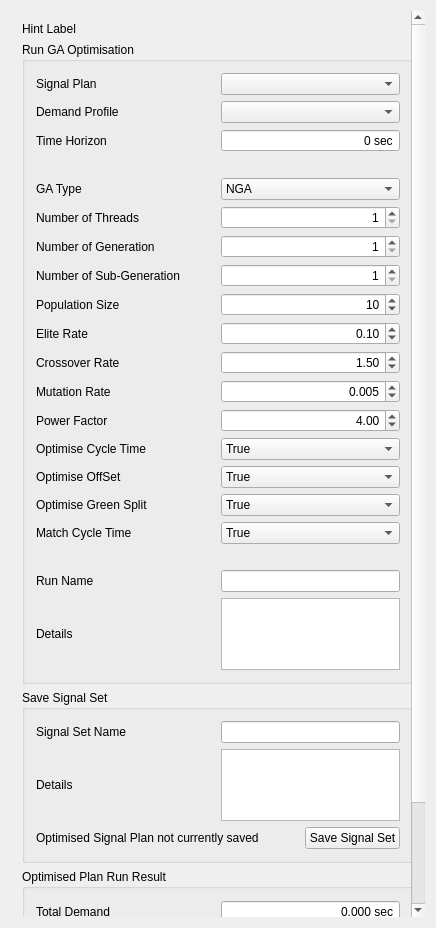
<?xml version="1.0" encoding="UTF-8"?>
<ui version="4.0">
 <class>DGASettingsPanel</class>
 <widget class="QWidget" name="DGASettingsPanel">
  <property name="geometry">
   <rect>
    <x>0</x>
    <y>0</y>
    <width>390</width>
    <height>928</height>
   </rect>
  </property>
  <property name="windowTitle">
   <string>DGASettingsPanel</string>
  </property>
  <layout class="QVBoxLayout" name="verticalLayout_3">
   <item>
    <widget class="QScrollArea" name="scrollArea">
     <property name="sizePolicy">
      <sizepolicy hsizetype="Minimum" vsizetype="MinimumExpanding">
       <horstretch>0</horstretch>
       <verstretch>0</verstretch>
      </sizepolicy>
     </property>
     <property name="frameShape">
      <enum>QFrame::NoFrame</enum>
     </property>
     <property name="horizontalScrollBarPolicy">
      <enum>Qt::ScrollBarAlwaysOff</enum>
     </property>
     <property name="sizeAdjustPolicy">
      <enum>QAbstractScrollArea::AdjustToContents</enum>
     </property>
     <property name="widgetResizable">
      <bool>true</bool>
     </property>
     <widget class="QWidget" name="scrollAreaWidgetContents">
      <property name="geometry">
       <rect>
        <x>0</x>
        <y>0</y>
        <width>372</width>
        <height>956</height>
       </rect>
      </property>
      <layout class="QVBoxLayout" name="verticalLayout_5">
       <item>
        <widget class="QLabel" name="hint_label">
         <property name="text">
          <string>Hint Label</string>
         </property>
        </widget>
       </item>
       <item>
        <widget class="QGroupBox" name="runGA_groupBox">
         <property name="sizePolicy">
          <sizepolicy hsizetype="Minimum" vsizetype="MinimumExpanding">
           <horstretch>0</horstretch>
           <verstretch>0</verstretch>
          </sizepolicy>
         </property>
         <property name="minimumSize">
          <size>
           <width>0</width>
           <height>0</height>
          </size>
         </property>
         <property name="title">
          <string>Run GA Optimisation</string>
         </property>
         <layout class="QVBoxLayout" name="verticalLayout">
          <item>
           <layout class="QGridLayout" name="InputParam_gridLayout" rowstretch="0,0,0,0,0,0,0,0,0,0,0,0,0,0,0,0,0,0,0,0" columnstretch="0,0">
            <property name="sizeConstraint">
             <enum>QLayout::SetDefaultConstraint</enum>
            </property>
            <property name="horizontalSpacing">
             <number>6</number>
            </property>
            <item row="9" column="0">
             <widget class="QLabel" name="eliteRate_label">
              <property name="sizePolicy">
               <sizepolicy hsizetype="Preferred" vsizetype="Minimum">
                <horstretch>0</horstretch>
                <verstretch>0</verstretch>
               </sizepolicy>
              </property>
              <property name="minimumSize">
               <size>
                <width>0</width>
                <height>20</height>
               </size>
              </property>
              <property name="text">
               <string>Elite Rate</string>
              </property>
             </widget>
            </item>
            <item row="8" column="1">
             <widget class="QSpinBox" name="popSize_spinBox">
              <property name="sizePolicy">
               <sizepolicy hsizetype="Minimum" vsizetype="Minimum">
                <horstretch>0</horstretch>
                <verstretch>0</verstretch>
               </sizepolicy>
              </property>
              <property name="minimumSize">
               <size>
                <width>0</width>
                <height>20</height>
               </size>
              </property>
              <property name="alignment">
               <set>Qt::AlignRight|Qt::AlignTrailing|Qt::AlignVCenter</set>
              </property>
              <property name="minimum">
               <number>1</number>
              </property>
              <property name="maximum">
               <number>1000</number>
              </property>
              <property name="value">
               <number>10</number>
              </property>
             </widget>
            </item>
            <item row="10" column="0">
             <widget class="QLabel" name="crossoverRate_label">
              <property name="sizePolicy">
               <sizepolicy hsizetype="Preferred" vsizetype="Minimum">
                <horstretch>0</horstretch>
                <verstretch>0</verstretch>
               </sizepolicy>
              </property>
              <property name="minimumSize">
               <size>
                <width>0</width>
                <height>20</height>
               </size>
              </property>
              <property name="text">
               <string>Crossover Rate</string>
              </property>
             </widget>
            </item>
            <item row="9" column="1">
             <widget class="QDoubleSpinBox" name="eliteRate_doubleSpinBox">
              <property name="sizePolicy">
               <sizepolicy hsizetype="Minimum" vsizetype="Minimum">
                <horstretch>0</horstretch>
                <verstretch>0</verstretch>
               </sizepolicy>
              </property>
              <property name="minimumSize">
               <size>
                <width>0</width>
                <height>20</height>
               </size>
              </property>
              <property name="alignment">
               <set>Qt::AlignRight|Qt::AlignTrailing|Qt::AlignVCenter</set>
              </property>
              <property name="maximum">
               <double>1.000000000000000</double>
              </property>
              <property name="value">
               <double>0.100000000000000</double>
              </property>
             </widget>
            </item>
            <item row="2" column="1">
             <widget class="QSpinBox" name="time_spinBox">
              <property name="sizePolicy">
               <sizepolicy hsizetype="Minimum" vsizetype="Minimum">
                <horstretch>0</horstretch>
                <verstretch>0</verstretch>
               </sizepolicy>
              </property>
              <property name="minimumSize">
               <size>
                <width>0</width>
                <height>20</height>
               </size>
              </property>
              <property name="alignment">
               <set>Qt::AlignRight|Qt::AlignTrailing|Qt::AlignVCenter</set>
              </property>
              <property name="readOnly">
               <bool>false</bool>
              </property>
              <property name="buttonSymbols">
               <enum>QAbstractSpinBox::NoButtons</enum>
              </property>
              <property name="suffix">
               <string> sec</string>
              </property>
              <property name="minimum">
               <number>0</number>
              </property>
              <property name="maximum">
               <number>0</number>
              </property>
             </widget>
            </item>
            <item row="8" column="0">
             <widget class="QLabel" name="popSize_label">
              <property name="sizePolicy">
               <sizepolicy hsizetype="Preferred" vsizetype="Minimum">
                <horstretch>0</horstretch>
                <verstretch>0</verstretch>
               </sizepolicy>
              </property>
              <property name="minimumSize">
               <size>
                <width>0</width>
                <height>20</height>
               </size>
              </property>
              <property name="text">
               <string>Population Size</string>
              </property>
             </widget>
            </item>
            <item row="4" column="0">
             <widget class="QLabel" name="gaType_label">
              <property name="sizePolicy">
               <sizepolicy hsizetype="Preferred" vsizetype="Minimum">
                <horstretch>0</horstretch>
                <verstretch>0</verstretch>
               </sizepolicy>
              </property>
              <property name="minimumSize">
               <size>
                <width>0</width>
                <height>20</height>
               </size>
              </property>
              <property name="text">
               <string>GA Type</string>
              </property>
             </widget>
            </item>
            <item row="0" column="0">
             <widget class="QLabel" name="SigPlanText_Label">
              <property name="sizePolicy">
               <sizepolicy hsizetype="Minimum" vsizetype="Minimum">
                <horstretch>0</horstretch>
                <verstretch>0</verstretch>
               </sizepolicy>
              </property>
              <property name="minimumSize">
               <size>
                <width>0</width>
                <height>20</height>
               </size>
              </property>
              <property name="text">
               <string>Signal Plan</string>
              </property>
             </widget>
            </item>
            <item row="17" column="0">
             <spacer name="verticalSpacer_3">
              <property name="orientation">
               <enum>Qt::Vertical</enum>
              </property>
              <property name="sizeType">
               <enum>QSizePolicy::Minimum</enum>
              </property>
              <property name="sizeHint" stdset="0">
               <size>
                <width>20</width>
                <height>20</height>
               </size>
              </property>
             </spacer>
            </item>
            <item row="13" column="0">
             <widget class="QLabel" name="optCyc_label">
              <property name="sizePolicy">
               <sizepolicy hsizetype="Preferred" vsizetype="Minimum">
                <horstretch>0</horstretch>
                <verstretch>0</verstretch>
               </sizepolicy>
              </property>
              <property name="minimumSize">
               <size>
                <width>0</width>
                <height>20</height>
               </size>
              </property>
              <property name="text">
               <string>Optimise Cycle Time</string>
              </property>
             </widget>
            </item>
            <item row="7" column="1">
             <widget class="QSpinBox" name="subGenNum_spinBox">
              <property name="sizePolicy">
               <sizepolicy hsizetype="Minimum" vsizetype="Minimum">
                <horstretch>0</horstretch>
                <verstretch>0</verstretch>
               </sizepolicy>
              </property>
              <property name="minimumSize">
               <size>
                <width>0</width>
                <height>20</height>
               </size>
              </property>
              <property name="alignment">
               <set>Qt::AlignRight|Qt::AlignTrailing|Qt::AlignVCenter</set>
              </property>
              <property name="minimum">
               <number>1</number>
              </property>
              <property name="maximum">
               <number>1000</number>
              </property>
             </widget>
            </item>
            <item row="14" column="1">
             <widget class="QComboBox" name="optOffset_comboBox">
              <property name="sizePolicy">
               <sizepolicy hsizetype="Preferred" vsizetype="Minimum">
                <horstretch>0</horstretch>
                <verstretch>0</verstretch>
               </sizepolicy>
              </property>
              <property name="minimumSize">
               <size>
                <width>0</width>
                <height>20</height>
               </size>
              </property>
              <property name="currentText">
               <string>True</string>
              </property>
              <property name="currentIndex">
               <number>1</number>
              </property>
              <item>
               <property name="text">
                <string>False</string>
               </property>
              </item>
              <item>
               <property name="text">
                <string>True</string>
               </property>
              </item>
             </widget>
            </item>
            <item row="2" column="0">
             <widget class="QLabel" name="TimeText_Label">
              <property name="sizePolicy">
               <sizepolicy hsizetype="Minimum" vsizetype="Minimum">
                <horstretch>0</horstretch>
                <verstretch>0</verstretch>
               </sizepolicy>
              </property>
              <property name="minimumSize">
               <size>
                <width>0</width>
                <height>20</height>
               </size>
              </property>
              <property name="text">
               <string>Time Horizon</string>
              </property>
             </widget>
            </item>
            <item row="7" column="0">
             <widget class="QLabel" name="subGenNum_label">
              <property name="sizePolicy">
               <sizepolicy hsizetype="Preferred" vsizetype="Minimum">
                <horstretch>0</horstretch>
                <verstretch>0</verstretch>
               </sizepolicy>
              </property>
              <property name="minimumSize">
               <size>
                <width>0</width>
                <height>20</height>
               </size>
              </property>
              <property name="text">
               <string>Number of Sub-Generation</string>
              </property>
             </widget>
            </item>
            <item row="16" column="1">
             <widget class="QComboBox" name="matchCyc_comboBox">
              <property name="sizePolicy">
               <sizepolicy hsizetype="Preferred" vsizetype="Minimum">
                <horstretch>0</horstretch>
                <verstretch>0</verstretch>
               </sizepolicy>
              </property>
              <property name="minimumSize">
               <size>
                <width>0</width>
                <height>20</height>
               </size>
              </property>
              <property name="currentText">
               <string>True</string>
              </property>
              <property name="currentIndex">
               <number>1</number>
              </property>
              <item>
               <property name="text">
                <string>False</string>
               </property>
              </item>
              <item>
               <property name="text">
                <string>True</string>
               </property>
              </item>
             </widget>
            </item>
            <item row="15" column="1">
             <widget class="QComboBox" name="optGreen_comboBox">
              <property name="sizePolicy">
               <sizepolicy hsizetype="Preferred" vsizetype="Minimum">
                <horstretch>0</horstretch>
                <verstretch>0</verstretch>
               </sizepolicy>
              </property>
              <property name="minimumSize">
               <size>
                <width>0</width>
                <height>20</height>
               </size>
              </property>
              <property name="currentText">
               <string>True</string>
              </property>
              <property name="currentIndex">
               <number>1</number>
              </property>
              <item>
               <property name="text">
                <string>False</string>
               </property>
              </item>
              <item>
               <property name="text">
                <string>True</string>
               </property>
              </item>
             </widget>
            </item>
            <item row="4" column="1">
             <widget class="QComboBox" name="gaType_comboBox">
              <property name="sizePolicy">
               <sizepolicy hsizetype="Preferred" vsizetype="Minimum">
                <horstretch>0</horstretch>
                <verstretch>0</verstretch>
               </sizepolicy>
              </property>
              <property name="minimumSize">
               <size>
                <width>0</width>
                <height>20</height>
               </size>
              </property>
              <item>
               <property name="text">
                <string>NGA</string>
               </property>
              </item>
              <item>
               <property name="text">
                <string>SGA</string>
               </property>
              </item>
             </widget>
            </item>
            <item row="6" column="0">
             <widget class="QLabel" name="genNum_label">
              <property name="sizePolicy">
               <sizepolicy hsizetype="Preferred" vsizetype="Minimum">
                <horstretch>0</horstretch>
                <verstretch>0</verstretch>
               </sizepolicy>
              </property>
              <property name="minimumSize">
               <size>
                <width>0</width>
                <height>20</height>
               </size>
              </property>
              <property name="text">
               <string>Number of Generation</string>
              </property>
             </widget>
            </item>
            <item row="16" column="0">
             <widget class="QLabel" name="matchCyc_label">
              <property name="sizePolicy">
               <sizepolicy hsizetype="Preferred" vsizetype="Minimum">
                <horstretch>0</horstretch>
                <verstretch>0</verstretch>
               </sizepolicy>
              </property>
              <property name="minimumSize">
               <size>
                <width>0</width>
                <height>20</height>
               </size>
              </property>
              <property name="text">
               <string>Match Cycle Time</string>
              </property>
             </widget>
            </item>
            <item row="18" column="0">
             <widget class="QLabel" name="NameText_Label">
              <property name="sizePolicy">
               <sizepolicy hsizetype="Minimum" vsizetype="Minimum">
                <horstretch>0</horstretch>
                <verstretch>0</verstretch>
               </sizepolicy>
              </property>
              <property name="minimumSize">
               <size>
                <width>0</width>
                <height>20</height>
               </size>
              </property>
              <property name="text">
               <string>Run Name</string>
              </property>
             </widget>
            </item>
            <item row="11" column="0">
             <widget class="QLabel" name="mutationRate_label">
              <property name="sizePolicy">
               <sizepolicy hsizetype="Preferred" vsizetype="Minimum">
                <horstretch>0</horstretch>
                <verstretch>0</verstretch>
               </sizepolicy>
              </property>
              <property name="minimumSize">
               <size>
                <width>0</width>
                <height>20</height>
               </size>
              </property>
              <property name="text">
               <string>Mutation Rate</string>
              </property>
             </widget>
            </item>
            <item row="19" column="0">
             <widget class="QLabel" name="DetailsText_Label">
              <property name="sizePolicy">
               <sizepolicy hsizetype="Minimum" vsizetype="Minimum">
                <horstretch>0</horstretch>
                <verstretch>0</verstretch>
               </sizepolicy>
              </property>
              <property name="minimumSize">
               <size>
                <width>0</width>
                <height>20</height>
               </size>
              </property>
              <property name="text">
               <string>Details</string>
              </property>
             </widget>
            </item>
            <item row="15" column="0">
             <widget class="QLabel" name="optGreen_label">
              <property name="sizePolicy">
               <sizepolicy hsizetype="Preferred" vsizetype="Minimum">
                <horstretch>0</horstretch>
                <verstretch>0</verstretch>
               </sizepolicy>
              </property>
              <property name="minimumSize">
               <size>
                <width>0</width>
                <height>20</height>
               </size>
              </property>
              <property name="text">
               <string>Optimise Green Split</string>
              </property>
             </widget>
            </item>
            <item row="12" column="1">
             <widget class="QDoubleSpinBox" name="powerFactor_doubleSpinBox">
              <property name="sizePolicy">
               <sizepolicy hsizetype="Minimum" vsizetype="Minimum">
                <horstretch>0</horstretch>
                <verstretch>0</verstretch>
               </sizepolicy>
              </property>
              <property name="minimumSize">
               <size>
                <width>0</width>
                <height>20</height>
               </size>
              </property>
              <property name="alignment">
               <set>Qt::AlignRight|Qt::AlignTrailing|Qt::AlignVCenter</set>
              </property>
              <property name="maximum">
               <double>10.000000000000000</double>
              </property>
              <property name="value">
               <double>4.000000000000000</double>
              </property>
             </widget>
            </item>
            <item row="18" column="1">
             <widget class="QLineEdit" name="name_lineEdit">
              <property name="sizePolicy">
               <sizepolicy hsizetype="Minimum" vsizetype="Minimum">
                <horstretch>0</horstretch>
                <verstretch>0</verstretch>
               </sizepolicy>
              </property>
              <property name="minimumSize">
               <size>
                <width>0</width>
                <height>20</height>
               </size>
              </property>
             </widget>
            </item>
            <item row="6" column="1">
             <widget class="QSpinBox" name="genNum_spinBox">
              <property name="sizePolicy">
               <sizepolicy hsizetype="Minimum" vsizetype="Minimum">
                <horstretch>0</horstretch>
                <verstretch>0</verstretch>
               </sizepolicy>
              </property>
              <property name="minimumSize">
               <size>
                <width>0</width>
                <height>20</height>
               </size>
              </property>
              <property name="alignment">
               <set>Qt::AlignRight|Qt::AlignTrailing|Qt::AlignVCenter</set>
              </property>
              <property name="minimum">
               <number>1</number>
              </property>
              <property name="maximum">
               <number>1000</number>
              </property>
             </widget>
            </item>
            <item row="0" column="1">
             <widget class="QComboBox" name="sigPlan_comboBox">
              <property name="sizePolicy">
               <sizepolicy hsizetype="Minimum" vsizetype="Minimum">
                <horstretch>0</horstretch>
                <verstretch>0</verstretch>
               </sizepolicy>
              </property>
              <property name="minimumSize">
               <size>
                <width>0</width>
                <height>20</height>
               </size>
              </property>
             </widget>
            </item>
            <item row="12" column="0">
             <widget class="QLabel" name="powerFactor_label">
              <property name="sizePolicy">
               <sizepolicy hsizetype="Preferred" vsizetype="Minimum">
                <horstretch>0</horstretch>
                <verstretch>0</verstretch>
               </sizepolicy>
              </property>
              <property name="minimumSize">
               <size>
                <width>0</width>
                <height>20</height>
               </size>
              </property>
              <property name="text">
               <string>Power Factor</string>
              </property>
             </widget>
            </item>
            <item row="1" column="0">
             <widget class="QLabel" name="DmdPlanText_Label">
              <property name="sizePolicy">
               <sizepolicy hsizetype="Minimum" vsizetype="Minimum">
                <horstretch>0</horstretch>
                <verstretch>0</verstretch>
               </sizepolicy>
              </property>
              <property name="minimumSize">
               <size>
                <width>0</width>
                <height>20</height>
               </size>
              </property>
              <property name="text">
               <string>Demand Profile</string>
              </property>
             </widget>
            </item>
            <item row="3" column="0">
             <spacer name="verticalSpacer_2">
              <property name="orientation">
               <enum>Qt::Vertical</enum>
              </property>
              <property name="sizeType">
               <enum>QSizePolicy::Minimum</enum>
              </property>
              <property name="sizeHint" stdset="0">
               <size>
                <width>20</width>
                <height>20</height>
               </size>
              </property>
             </spacer>
            </item>
            <item row="11" column="1">
             <widget class="QDoubleSpinBox" name="mutationRate_doubleSpinBox">
              <property name="sizePolicy">
               <sizepolicy hsizetype="Minimum" vsizetype="Minimum">
                <horstretch>0</horstretch>
                <verstretch>0</verstretch>
               </sizepolicy>
              </property>
              <property name="minimumSize">
               <size>
                <width>0</width>
                <height>20</height>
               </size>
              </property>
              <property name="alignment">
               <set>Qt::AlignRight|Qt::AlignTrailing|Qt::AlignVCenter</set>
              </property>
              <property name="decimals">
               <number>3</number>
              </property>
              <property name="maximum">
               <double>1.000000000000000</double>
              </property>
              <property name="value">
               <double>0.005000000000000</double>
              </property>
             </widget>
            </item>
            <item row="1" column="1">
             <widget class="QComboBox" name="dmdPlan_comboBox">
              <property name="sizePolicy">
               <sizepolicy hsizetype="Minimum" vsizetype="Minimum">
                <horstretch>0</horstretch>
                <verstretch>0</verstretch>
               </sizepolicy>
              </property>
              <property name="minimumSize">
               <size>
                <width>0</width>
                <height>20</height>
               </size>
              </property>
             </widget>
            </item>
            <item row="19" column="1">
             <widget class="QPlainTextEdit" name="Details_PlainTextEdit">
              <property name="enabled">
               <bool>true</bool>
              </property>
              <property name="sizePolicy">
               <sizepolicy hsizetype="Minimum" vsizetype="Minimum">
                <horstretch>0</horstretch>
                <verstretch>0</verstretch>
               </sizepolicy>
              </property>
              <property name="minimumSize">
               <size>
                <width>0</width>
                <height>60</height>
               </size>
              </property>
              <property name="sizeIncrement">
               <size>
                <width>0</width>
                <height>20</height>
               </size>
              </property>
              <property name="baseSize">
               <size>
                <width>0</width>
                <height>60</height>
               </size>
              </property>
              <property name="sizeAdjustPolicy">
               <enum>QAbstractScrollArea::AdjustToContents</enum>
              </property>
             </widget>
            </item>
            <item row="10" column="1">
             <widget class="QDoubleSpinBox" name="crossoverRate_doubleSpinBox">
              <property name="sizePolicy">
               <sizepolicy hsizetype="Minimum" vsizetype="Minimum">
                <horstretch>0</horstretch>
                <verstretch>0</verstretch>
               </sizepolicy>
              </property>
              <property name="minimumSize">
               <size>
                <width>0</width>
                <height>20</height>
               </size>
              </property>
              <property name="alignment">
               <set>Qt::AlignRight|Qt::AlignTrailing|Qt::AlignVCenter</set>
              </property>
              <property name="maximum">
               <double>10.000000000000000</double>
              </property>
              <property name="value">
               <double>1.500000000000000</double>
              </property>
             </widget>
            </item>
            <item row="13" column="1">
             <widget class="QComboBox" name="optCyc_comboBox">
              <property name="sizePolicy">
               <sizepolicy hsizetype="Preferred" vsizetype="Minimum">
                <horstretch>0</horstretch>
                <verstretch>0</verstretch>
               </sizepolicy>
              </property>
              <property name="minimumSize">
               <size>
                <width>0</width>
                <height>20</height>
               </size>
              </property>
              <property name="currentText">
               <string>True</string>
              </property>
              <property name="currentIndex">
               <number>1</number>
              </property>
              <item>
               <property name="text">
                <string>False</string>
               </property>
              </item>
              <item>
               <property name="text">
                <string>True</string>
               </property>
              </item>
             </widget>
            </item>
            <item row="14" column="0">
             <widget class="QLabel" name="optOffset_label">
              <property name="sizePolicy">
               <sizepolicy hsizetype="Preferred" vsizetype="Minimum">
                <horstretch>0</horstretch>
                <verstretch>0</verstretch>
               </sizepolicy>
              </property>
              <property name="minimumSize">
               <size>
                <width>0</width>
                <height>20</height>
               </size>
              </property>
              <property name="text">
               <string>Optimise OffSet</string>
              </property>
             </widget>
            </item>
            <item row="5" column="0">
             <widget class="QLabel" name="threadNum_label">
              <property name="text">
               <string>Number of Threads</string>
              </property>
             </widget>
            </item>
            <item row="5" column="1">
             <widget class="QSpinBox" name="threadNum_spinBox">
              <property name="alignment">
               <set>Qt::AlignRight|Qt::AlignTrailing|Qt::AlignVCenter</set>
              </property>
              <property name="minimum">
               <number>1</number>
              </property>
             </widget>
            </item>
           </layout>
          </item>
         </layout>
        </widget>
       </item>
       <item>
        <widget class="QGroupBox" name="saveSig_groupBox">
         <property name="sizePolicy">
          <sizepolicy hsizetype="Minimum" vsizetype="MinimumExpanding">
           <horstretch>0</horstretch>
           <verstretch>0</verstretch>
          </sizepolicy>
         </property>
         <property name="title">
          <string>Save Signal Set</string>
         </property>
         <layout class="QVBoxLayout" name="verticalLayout_4">
          <item>
           <layout class="QGridLayout" name="saveSigParam_gridLayout" columnstretch="0,0">
            <property name="horizontalSpacing">
             <number>6</number>
            </property>
            <item row="1" column="0">
             <widget class="QLabel" name="sigDetailsText_Label">
              <property name="sizePolicy">
               <sizepolicy hsizetype="Minimum" vsizetype="Preferred">
                <horstretch>0</horstretch>
                <verstretch>0</verstretch>
               </sizepolicy>
              </property>
              <property name="text">
               <string>Details</string>
              </property>
             </widget>
            </item>
            <item row="0" column="1">
             <widget class="QLineEdit" name="sigName_lineEdit">
              <property name="sizePolicy">
               <sizepolicy hsizetype="Minimum" vsizetype="Fixed">
                <horstretch>0</horstretch>
                <verstretch>0</verstretch>
               </sizepolicy>
              </property>
             </widget>
            </item>
            <item row="1" column="1">
             <widget class="QPlainTextEdit" name="sigDetails_PlainTextEdit">
              <property name="enabled">
               <bool>true</bool>
              </property>
              <property name="sizePolicy">
               <sizepolicy hsizetype="Minimum" vsizetype="Minimum">
                <horstretch>0</horstretch>
                <verstretch>0</verstretch>
               </sizepolicy>
              </property>
              <property name="minimumSize">
               <size>
                <width>0</width>
                <height>60</height>
               </size>
              </property>
              <property name="sizeIncrement">
               <size>
                <width>0</width>
                <height>20</height>
               </size>
              </property>
              <property name="baseSize">
               <size>
                <width>0</width>
                <height>60</height>
               </size>
              </property>
              <property name="sizeAdjustPolicy">
               <enum>QAbstractScrollArea::AdjustToContents</enum>
              </property>
             </widget>
            </item>
            <item row="0" column="0">
             <widget class="QLabel" name="sigNameText_Label">
              <property name="sizePolicy">
               <sizepolicy hsizetype="Minimum" vsizetype="Preferred">
                <horstretch>0</horstretch>
                <verstretch>0</verstretch>
               </sizepolicy>
              </property>
              <property name="text">
               <string>Signal Set Name</string>
              </property>
             </widget>
            </item>
           </layout>
          </item>
          <item>
           <layout class="QHBoxLayout" name="saveButton_horizontalLayout">
            <item>
             <widget class="QLabel" name="saveSig_label">
              <property name="text">
               <string>Optimised Signal Plan not currently saved</string>
              </property>
             </widget>
            </item>
            <item>
             <spacer name="horizontalSpacer_2">
              <property name="orientation">
               <enum>Qt::Horizontal</enum>
              </property>
              <property name="sizeHint" stdset="0">
               <size>
                <width>40</width>
                <height>20</height>
               </size>
              </property>
             </spacer>
            </item>
            <item>
             <widget class="QPushButton" name="saveSig_pushButton">
              <property name="text">
               <string>Save Signal Set</string>
              </property>
             </widget>
            </item>
           </layout>
          </item>
         </layout>
        </widget>
       </item>
       <item>
        <widget class="QGroupBox" name="results_groupBox">
         <property name="sizePolicy">
          <sizepolicy hsizetype="Minimum" vsizetype="MinimumExpanding">
           <horstretch>0</horstretch>
           <verstretch>0</verstretch>
          </sizepolicy>
         </property>
         <property name="title">
          <string>Optimised Plan Run Result</string>
         </property>
         <layout class="QVBoxLayout" name="verticalLayout_2">
          <item>
           <layout class="QGridLayout" name="Result_gridLayout" columnstretch="0,0">
            <property name="horizontalSpacing">
             <number>6</number>
            </property>
            <item row="1" column="1">
             <widget class="QDoubleSpinBox" name="TolDelay_doubleSpinBox">
              <property name="alignment">
               <set>Qt::AlignRight|Qt::AlignTrailing|Qt::AlignVCenter</set>
              </property>
              <property name="readOnly">
               <bool>true</bool>
              </property>
              <property name="buttonSymbols">
               <enum>QAbstractSpinBox::NoButtons</enum>
              </property>
              <property name="suffix">
               <string> sec</string>
              </property>
              <property name="decimals">
               <number>3</number>
              </property>
             </widget>
            </item>
            <item row="1" column="0">
             <widget class="QLabel" name="TolDelayText_Label">
              <property name="sizePolicy">
               <sizepolicy hsizetype="Minimum" vsizetype="Preferred">
                <horstretch>0</horstretch>
                <verstretch>0</verstretch>
               </sizepolicy>
              </property>
              <property name="text">
               <string>Total Delay</string>
              </property>
             </widget>
            </item>
            <item row="0" column="1">
             <widget class="QDoubleSpinBox" name="TolDemand_doubleSpinBox">
              <property name="alignment">
               <set>Qt::AlignRight|Qt::AlignTrailing|Qt::AlignVCenter</set>
              </property>
              <property name="readOnly">
               <bool>true</bool>
              </property>
              <property name="buttonSymbols">
               <enum>QAbstractSpinBox::NoButtons</enum>
              </property>
              <property name="suffix">
               <string> sec</string>
              </property>
              <property name="decimals">
               <number>3</number>
              </property>
             </widget>
            </item>
            <item row="2" column="1">
             <widget class="QDoubleSpinBox" name="AvgDelay_doubleSpinBox">
              <property name="alignment">
               <set>Qt::AlignRight|Qt::AlignTrailing|Qt::AlignVCenter</set>
              </property>
              <property name="readOnly">
               <bool>true</bool>
              </property>
              <property name="buttonSymbols">
               <enum>QAbstractSpinBox::NoButtons</enum>
              </property>
              <property name="suffix">
               <string> sec</string>
              </property>
              <property name="decimals">
               <number>3</number>
              </property>
             </widget>
            </item>
            <item row="2" column="0">
             <widget class="QLabel" name="AvgDelayText_Label">
              <property name="sizePolicy">
               <sizepolicy hsizetype="Minimum" vsizetype="Preferred">
                <horstretch>0</horstretch>
                <verstretch>0</verstretch>
               </sizepolicy>
              </property>
              <property name="text">
               <string>Average Delay</string>
              </property>
             </widget>
            </item>
            <item row="0" column="0">
             <widget class="QLabel" name="TolDemandText_Label">
              <property name="sizePolicy">
               <sizepolicy hsizetype="Minimum" vsizetype="Preferred">
                <horstretch>0</horstretch>
                <verstretch>0</verstretch>
               </sizepolicy>
              </property>
              <property name="text">
               <string>Total Demand</string>
              </property>
             </widget>
            </item>
           </layout>
          </item>
          <item>
           <layout class="QHBoxLayout" name="closeButton_horizontalLayout">
            <item>
             <spacer name="horizontalSpacer">
              <property name="orientation">
               <enum>Qt::Horizontal</enum>
              </property>
              <property name="sizeHint" stdset="0">
               <size>
                <width>40</width>
                <height>20</height>
               </size>
              </property>
             </spacer>
            </item>
            <item>
             <widget class="QPushButton" name="playBack_pushButton">
              <property name="text">
               <string>Play Back</string>
              </property>
             </widget>
            </item>
            <item>
             <widget class="QPushButton" name="close_pushButton">
              <property name="text">
               <string>Close</string>
              </property>
             </widget>
            </item>
           </layout>
          </item>
         </layout>
        </widget>
       </item>
       <item>
        <spacer name="verticalSpacer">
         <property name="orientation">
          <enum>Qt::Vertical</enum>
         </property>
         <property name="sizeHint" stdset="0">
          <size>
           <width>20</width>
           <height>29</height>
          </size>
         </property>
        </spacer>
       </item>
      </layout>
     </widget>
    </widget>
   </item>
  </layout>
 </widget>
 <layoutdefault spacing="6" margin="11"/>
 <tabstops>
  <tabstop>scrollArea</tabstop>
  <tabstop>sigPlan_comboBox</tabstop>
  <tabstop>dmdPlan_comboBox</tabstop>
  <tabstop>time_spinBox</tabstop>
  <tabstop>gaType_comboBox</tabstop>
  <tabstop>genNum_spinBox</tabstop>
  <tabstop>subGenNum_spinBox</tabstop>
  <tabstop>popSize_spinBox</tabstop>
  <tabstop>eliteRate_doubleSpinBox</tabstop>
  <tabstop>crossoverRate_doubleSpinBox</tabstop>
  <tabstop>mutationRate_doubleSpinBox</tabstop>
  <tabstop>powerFactor_doubleSpinBox</tabstop>
  <tabstop>optCyc_comboBox</tabstop>
  <tabstop>optOffset_comboBox</tabstop>
  <tabstop>optGreen_comboBox</tabstop>
  <tabstop>matchCyc_comboBox</tabstop>
  <tabstop>name_lineEdit</tabstop>
  <tabstop>Details_PlainTextEdit</tabstop>
  <tabstop>sigName_lineEdit</tabstop>
  <tabstop>sigDetails_PlainTextEdit</tabstop>
  <tabstop>saveSig_pushButton</tabstop>
  <tabstop>TolDemand_doubleSpinBox</tabstop>
  <tabstop>TolDelay_doubleSpinBox</tabstop>
  <tabstop>AvgDelay_doubleSpinBox</tabstop>
  <tabstop>playBack_pushButton</tabstop>
  <tabstop>close_pushButton</tabstop>
 </tabstops>
 <resources/>
 <connections/>
</ui>
